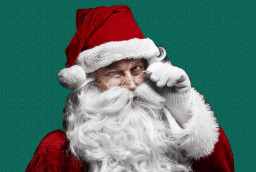
#> input picture Python_MachineLearning/HW3/data/santaclaus2.jpg, 256 x 172 px
$ jupyter execute --allow-errors ardino_rocco_1231629_HW3_Clustering.ipynb   (shell and % lines are left out)
#> lines starting #> are read from the running program, lines starting #| are printed output that depends on the picture; after the words box and inside, x2 and y2 are one past the last pixel; in counts of white or black regions, pixels touching at a corner belong together
## Clustering: k-means and linkage-based clustering

In this notebook we are going to practice with the k-means and the linkage-based (called "agglomerative" in scikit learn) clustering algorithms.

In particular you are going to implement the k-means algorithm from scratch and to compare the results with the implementation already present in the sklearn library.

[cell 1]
# Load the required packages
# If a package is missing in your setup, install it with 'conda install <package_name>'
# or with 'pip install <package_name>'

import numpy as np
import scipy as sp
import imageio as imio
import matplotlib.pyplot as plt

import sklearn
from sklearn.datasets.samples_generator import make_blobs
from sklearn.cluster import KMeans
from sklearn.datasets import load_sample_image
from skimage import data, color
from skimage.transform import rescale, resize, downscale_local_mean

from mpl_toolkits.mplot3d import Axes3D #3d plotting functions
from matplotlib import pyplot
from PIL import Image

from copy import deepcopy  #deepcopy ensures that a copy of all the object data is performed (not just the pointers)

print ('scikit-learn version: ', sklearn.__version__)

## TO DO:

Place your ID number in the ID variable, it will be used as random seed (as usual the random seed can affect a little bit the results, try to change it)

[cell 2]
# fix your ID ("numero di matricola") and the seed for random generator
ID = 1231629  #insert your ID number here
np.random.seed(ID)

[cell 3]
# load the provided images and display them (if you like you can experiment with other images)
image1 = imio.imread('data/santaclaus2.jpg')
#> image1 is the input picture: shape (172, 256, 3); mean R, G, B 86.3, 117.9, 110.9
image2  = imio.imread("data/landscape.jpg")
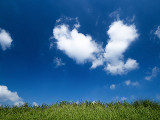
#> input picture Python_MachineLearning/HW3/data/landscape.jpg, 160 x 120 px
#> image2 is the input picture: shape (120, 160, 3); mean R, G, B 52.8, 102.5, 142.2
image3  = imio.imread("data/reindeer.jpg")
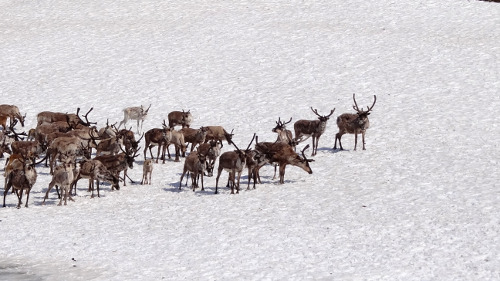
#> input picture Python_MachineLearning/HW3/data/reindeer.jpg, 500 x 281 px
#> image3 is the input picture: shape (281, 500, 3); mean R, G, B 205.1, 200.8, 204.1


ax = plt.axes(xticks=[], yticks=[])
ax.imshow(image1)
plt.show()
print("Santa Claus image: ",image1.shape)
#| Santa Claus image:  (172, 256, 3)

ax2 = plt.axes(xticks=[], yticks=[])
ax2.imshow(image2)
plt.show()
print("Landscape image: ",image2.shape)
#| Landscape image:  (120, 160, 3)

ax3 = plt.axes(xticks=[], yticks=[])
ax3.imshow(image3)
plt.show()
print("Reindeer image: ",image3.shape)
#| Reindeer image:  (281, 500, 3)

We are going to start by using the Santa Claus image.

[cell 4]
# reshape the data to a matrix of num_pixels x 3
# (divide by 255 to have colors in [0 1] range for plotting functions of sklearn)

data = image1.reshape(image1.shape[0]*image1.shape[1], 3)/255

print(data.shape)
#| (44032, 3)
print(data)
#> (printed output is left out)

[cell 5]
# Plot the points in the 3-dimensional space with normalized intervals between 0 and 1
# (corresponding to the three channels of the image, i.e. Red Green and Blue)

fig = pyplot.figure()
axis = fig.add_subplot(1, 1, 1, projection="3d")
r, g, b = list(data[:,0]), list(data[:,1]), list(data[:,2])

axis.scatter(r, g, b, c=data, s=5, marker="o")
axis.set_xlabel("Red")
axis.set_ylabel("Green")
axis.set_zlabel("Blue")
pyplot.show()
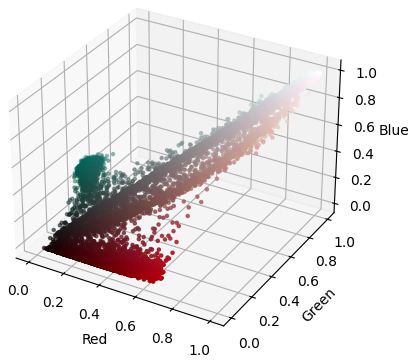
#> figure drawn by matplotlib, 1 panel

## TO DO 1
Implement the k-means algorithm manually (**do not use the kmeans function of sklearn and do not download implementations from other web sources**). The inputs to the function is the set of vectors to be clustered and the number of clusters. The output must contain the clusters barycenters, a vector associating each data point to the corresponding cluster and the error (value of the cost function) at each iteration.
Additionally, fix a maximum number of iterations of the k-means algorithm (e.g., 50).

Be careful about the initalization, you can use some random points from the training set, or get random values but ensure they are in the proper range. Poor initalizations can lead to the failure of the algorithm (in particular check that no cluster is initialized as empty, otherwise the algorithm can not update it).

[cell 6]
def my_kmeans(points, k):

#> called with points = array of shape (44032, 3), k = 3
    max_iters=50

    # centroids initialization and closest centroid
    mean = np.mean(points, axis = 0)
#> mean = [0.338, 0.462, 0.435]
    std = np.std(points, axis = 0)
#> std = [0.333, 0.247, 0.252]
    centroids = np.random.rand(k,points.shape[1])*std + mean
#> centroids = [[0.6, 0.647, 0.521], [0.368, 0.587, 0.54], [0.648, 0.562, 0.618]]
    previous_centroids = np.random.rand(k,points.shape[1])

    clusters = np.zeros(points.shape[0])
    error = []

    for i in range(max_iters):

        distances = sp.spatial.distance.cdist(points,centroids, 'euclidean')
        clusters = np.argmin(distances, axis = 1)

        previous_centroids = deepcopy(centroids)

        for j in range(k):
            centroids[j] = np.mean(points[clusters == j], axis=0)

        e = 0
        for j in range(points.shape[0]):
            e += distances[j,clusters[j]]**2.0

        error.append(e)
        if np.array_equal(previous_centroids,centroids):
            print("Algorithm converged after",str(i+1),"iterations")
            break
#> after the loop, centroids = [[0.393, 0.0539, 0.0671], [0.0786, 0.395, 0.343], [0.78, 0.77, 0.768]]; error = [9223.9, 2146.3, 1774.4, 1426.3, 1206.1, 1146.3, 1103.6, 1094.5, 1093.1, 1092.9, 1092.9, 1092.9, 1092.9, 1092.9, 1092.9]

    return centroids, clusters, error

## TO DO 2:

Now try the function you developed on the Santa Claus image with three clusters (k=3).

Then plot the data points in the 3-dimensional space, each point must be coloured based on the membership to one of the clusters. Additionally, plot the respective clusters centroids (use a different shape, size or color to highlight the centroids).

[cell 7]
mykmeans_centers,clusters,error = my_kmeans(data, 3)
#> mykmeans_centers has the same summary as centroids in my_kmeans

fig = pyplot.figure(figsize=(10,10))
axis = fig.add_subplot(1, 1, 1, projection="3d")
axis.set_xlabel("Red")
axis.set_ylabel("Green")
axis.set_zlabel("Blue")
axis.scatter(r, g, b, marker="o", c=clusters, s=1, cmap='viridis', zorder=0, alpha=0.5 )
axis.scatter(mykmeans_centers[:,0], mykmeans_centers[:,1], mykmeans_centers[:,2], c='red', s=400, zorder=10)
pyplot.show()

### TO DO 3:
Plot the value of the error versus the number of iterations

[cell 8]
plt.plot(range(1,len(error)+1),error)
plt.xlabel("Iteration")
plt.ylabel("Error")# ADD YOUR CODE
#> figure, not shown here; curve peaks at x = 1, y = 9223.9

### TO DO 4:
Now use the k-means function provided in sklearn. Pass to the function the number of clusters and use multiple random initializations (n_init parameter). Go to the documentation page for further details

[cell 9]
kmeans = KMeans(n_clusters=3, n_init=10).fit(data) # ADD YOUR CODE

# ADD YOUR CODE
print("Algorithm converged after",kmeans.n_iter_,"iterations")
#| Algorithm converged after 4 iterations

### TO DO 5:
Perform the same plot as above but with the output of the k-means function provided in sklearn.

[cell 10]
fig = pyplot.figure(figsize=(10,10))
axis = fig.add_subplot(1, 1, 1, projection="3d")
axis.set_xlabel("Red")
axis.set_ylabel("Green")
axis.set_zlabel("Blue")
axis.scatter(r, g, b, marker="o", c=kmeans.predict(data), s=1, cmap='viridis', zorder=0, alpha=0.5 )
axis.scatter(kmeans.cluster_centers_[:,0], kmeans.cluster_centers_[:,1], kmeans.cluster_centers_[:,2], c='red', s=400, zorder=10)
pyplot.show()

## Question 1:

Compare the results obtained with your implementation and with k-means from sklearn. Do you observe any differences, i.e., do the two plots match?

[ADD YOUR ANSWER HERE]

The results are a bit different in the two cases. The order of the colours is different, however the shapes of the coloured zones are practically the same. Concerning the performances, the algorithm from sklearn converges after 4 iterations, while my implementation after 15 iterations (the number can change by changing the seed). So the algorithm from sklearn performs better for this task.

### TO DO 6:

Now display the segmented image based on the 3 clusters found above with both the k-means functions by sklearn and your k-means implementation

[cell 11]
image_sklearn = deepcopy(kmeans.labels_.reshape(image1.shape[0], image1.shape[1]))
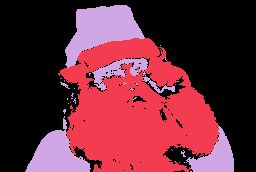
#> image_sklearn: shape (172, 256) int32; 3 distinct labels, from 0 to 2; one colour per label, 0 black
ax = plt.axes(xticks=[], yticks=[])
ax.imshow(image_sklearn);
plt.show()
# ADD CODE TO DISPLAY THE IMAGE OBTAINED USING SKLEARN

[cell 12]
image_mycode = deepcopy(clusters.reshape(image1.shape[0], image1.shape[1]))
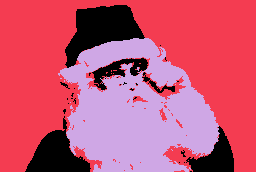
#> image_mycode: shape (172, 256) int64; 3 distinct labels, from 0 to 2; one colour per label, 0 black
ax = plt.axes(xticks=[], yticks=[])
ax.imshow(image_mycode);
plt.show()
# ADD CODE TO DISPLAY THE IMAGE OBTAINED WITH YOUR CODE

## Question 2:

What do you observe? Do you think clustering is useful for image segmenation? And for image compression?  Comment your answer.

[ADD YOUR ANSWER HERE]

I observe results that are quite similar, except for the color representing the clusters. The image segmentation applied in this case is quite simple but it is successful in both cases. So I think clustering is useful for image segmentation. Concerning image compression, clustering could be useful to keep the most relevant informations of the dataset, in this case the pixels of an image.

## TO DO 8:

Now load the landscape image (optional: try also with the reindeer image) and segment it using kmeans with k varying from 2 to 15 clusters. You can use the sklearn implementation.

Then plot the resulting data points in the 3-dimensional space, each point must be colored based on the cluster membership.
Additionally, plot the respective clusters centroids.

[cell 13]
data = image2.reshape(image2.shape[0]*image2.shape[1], 3) / 255
r, g, b = list(data[:,0]), list(data[:,1]), list(data[:,2])
#> r = 19200 values, max 1 at index 6320, min 0 at index 960, mean 0.207; g = 19200 values, max 1 at index 6002, min 0.0588 at index 17105, mean 0.402; b = 19200 values, max 1 at index 4115, min 0 at index 16466, mean 0.558
print(data.shape)
#| (19200, 3)

kmeans = []

fig = pyplot.figure(figsize=(24,24))
for k in range(2,16):
    kmeans.append(KMeans(n_clusters=k, n_init=10).fit(data))

    axis = fig.add_subplot(4, 4, k-1, projection="3d")
    axis.set_xlabel("Red")
    axis.set_ylabel("Green")
    axis.set_zlabel("Blue")
    axis.set_title("Number of clusters: " + str(k))
    axis.scatter(r, g, b, marker="o", c=kmeans[k-2].predict(data), s=1, cmap='viridis', zorder=0, alpha=0.5 )
    axis.scatter(kmeans[k-2].cluster_centers_[:,0], kmeans[k-2].cluster_centers_[:,1], kmeans[k-2].cluster_centers_[:,2], c='red', s=400, zorder=10)
#> after the loop, kmeans = 14 items

pyplot.show()
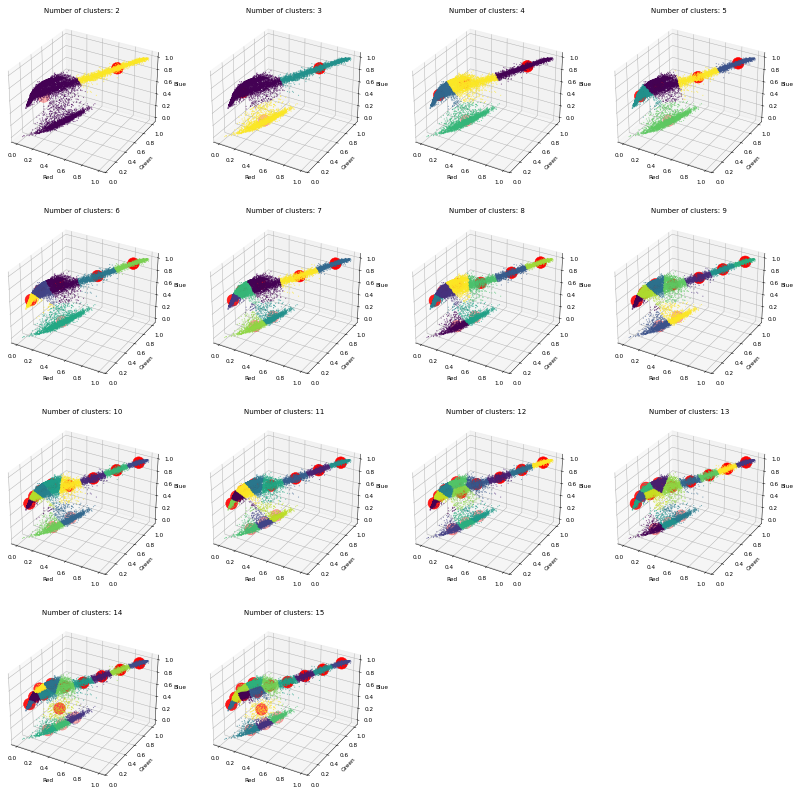
#> figure drawn by matplotlib, 14 panels
# ADD YOUR CODE

## TO DO 9:

Plot for different values of k (e.g. k between 2 and 15) the respective error of the kmeans algorithm

[cell 14]
fig = pyplot.figure(figsize=(6,6))
# np.linalg.norm(centroids - previous_centroids
error = [kmeans[i].inertia_ for i in range(0,len(kmeans))]
#> error = [1043.7, 532, 307.2, 217.4, 167.5, 135.4, 109.4, 94.13, 82.73, 74.8, 67.34, 61.21, 54.95, 50.07]

plt.plot(range(2,16),error)
plt.xlabel("Iteration")
plt.ylabel("Error")
# ADD YOUR CODE FOR PLOTTING
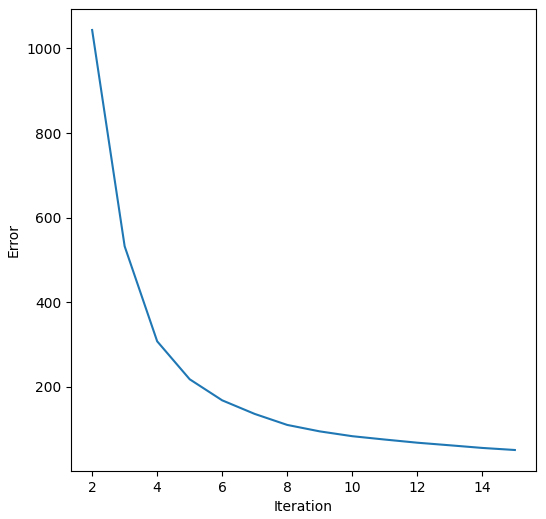
#> figure drawn by matplotlib, 1 panel; curve peaks at x = 2, y = 1043.7

[cell 15]
ax2 = plt.axes(xticks=[], yticks=[])
ax2.imshow(image2)
plt.show()
print("Landscape image: ",image2.shape)
#| Landscape image:  (120, 160, 3)

fig = pyplot.figure(figsize=(24,24))

for k in range(2,16):
    image_sklearn = deepcopy(kmeans[k-2].labels_.reshape(image2.shape[0], image2.shape[1]))
    axis = fig.add_subplot(4, 4, k-1)
    axis.set_title("Number of clusters: " + str(k))
    axis.set_xticks([])
    axis.set_yticks([])
    # plt.axes(xticks=[], yticks=[])
    axis.imshow(image_sklearn);
#> this loop made 14 passes
#> pass 1, `image_sklearn = deepcopy(kmeans[k-2].labels_.reshape(image2.shape[0], ..`:
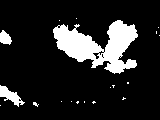
#> image_sklearn: shape (120, 160) int32; values 0 (black) and 1 (white), 14.4% white; 19 white regions (16 under 20 px), largest, box (x1, y1, x2, y2) and area: (53, 20, 138, 74) 2358, (0, 85, 25, 107) 232, (0, 30, 12, 45) 121
#> pass 3, `image_sklearn = deepcopy(kmeans[k-2].labels_.reshape(image2.shape[0], ..`:
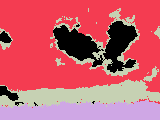
#> image_sklearn: shape (120, 160) int32; 4 distinct labels, from 0 to 3; one colour per label, 0 black
#> `[cell 15] ax2 = plt.axes(xticks=[], yticks=[]) ax2.imshow(image2) plt...`:
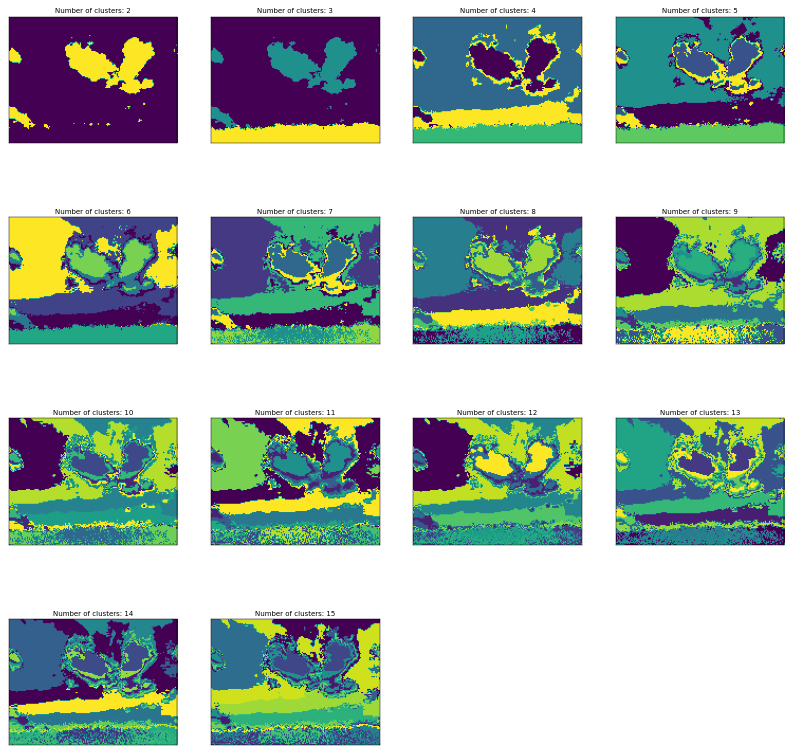
#> figure drawn by matplotlib, 14 panels
    # [8 lines of commented-out code are left out]
